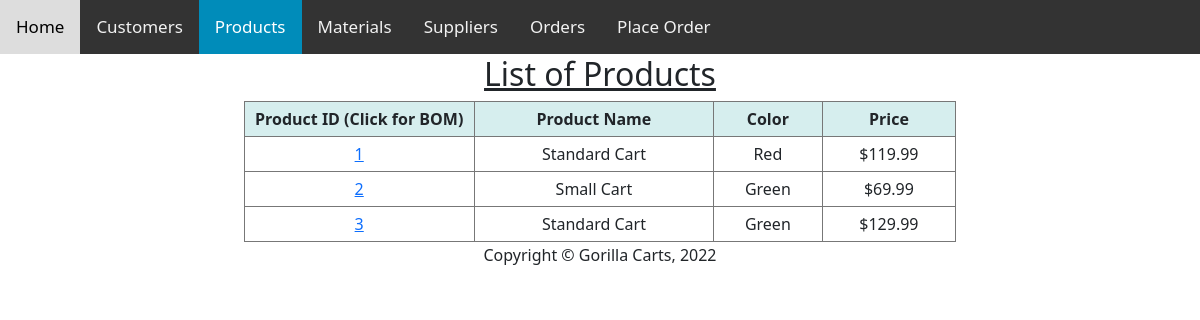
Page /products on the committed database.
### tables this page shows
CREATE TABLE Products (ProductID integer PRIMARY KEY AUTOINCREMENT, ProductName text, Color text, Price double);

### app.py (the view)
@app.route("/products", methods=["GET","POST"]) # Decorator
def productslist():
    if request.method == "GET":
        bList=Cart.getAllProducts()
        return render_template('products.html',message=bList)
    elif request.method == "POST":
        title = getIntegerFormVariable("title")
        bList=Cart.getAllCarts()
        delEstimates_DB(title)
        bDict=Cart.getAllCarts()
        return render_template('CartList.html',message=bDict )

### objects.py (called while the page is built)
    @classmethod
    def getAllProducts(cls):
        con = sqlite3.connect('Carts.db')
        con.execute("CREATE TABLE IF NOT EXISTS Products (ProductID integer PRIMARY KEY AUTOINCREMENT, ProductName text, Color text, Price double)")
        cursorObj = con.cursor()
        cursorObj.execute('SELECT * FROM Products')
        allRows = cursorObj.fetchall()
        ProductList = []
        for individualRow in allRows:
            b = {"ProductID": individualRow[0], "ProductName" : individualRow[1], "Color" : individualRow[2], "Price": individualRow[3] }
            ProductList.append(b)
        return ProductList

### templates/products.html (shortened to what this page needs)
{% extends "layout.html" %}
{% block head %}
    <div class="topnav">
      <a href="/index">Home</a>
      <a href="/customers">Customers</a>
      <a class="active" href="/products">Products</a>
      <a href="/materials">Materials</a>
      <a href="/suppliers">Suppliers</a>
      <a href="/orders">Orders</a>
      <a href="/placeorder">Place Order</a>
    </div>
{% endblock %}
{% block body %}
<form>
     <H2><u>List of Products</u></H2>
     <TABLE style="border-collapse: collapse;">
         <TR style="background-color: #D6EEEE;">
            <TH style="padding: 5px; border: solid 1px #777; width:230px;">Product ID (Click for BOM)</TD>
            <TH style="padding: 5px; border: solid 1px #777;">Product Name</TD>
            <TH style="padding: 5px; border: solid 1px #777;">Color</TD>
            <TH style="padding: 5px; border: solid 1px #777;">Price</TD>
        </TH>
         {% for b in message %}
             <TR>
                  <TD style="padding: 5px; border: solid 1px #777;"><a href="/bomdetails/{{b.ProductID}}">{{b.ProductID}}</a></TD>
                  <TD style="padding: 5px; border: solid 1px #777;">{{b.ProductName}}</TD>
                  <TD style="padding: 5px; border: solid 1px #777;">{{b.Color}}</TD>
                  <TD style="padding: 5px; border: solid 1px #777;">${{"{:.2f}".format(b.Price)}}</TD>
             </TR>
         {% endfor %}
     </TABLE>
{% endblock %}

### static/css/style.css (style rules this page uses)
body { margin: 0; font-family: Arial, Helvetica, sans-serif; }
.topnav { overflow: hidden; background-color: #333; }
.topnav a { float: left; color: #f2f2f2; text-align: center; padding: 14px 16px; text-decoration: none; font-size: 17px; }
.topnav a.active { background-color: #008CBA; color: white; }
table { width: 80%; margin-left: auto; margin-right: auto; }
th { height: 30px; }
h2 { text-align:center; }
th, td { text-align:center; }

### rows in the picture
Products: ProductID "1", ProductName "Standard Cart", Color "Red", Price "119.99"
Products: ProductID "2", ProductName "Small Cart", Color "Green", Price "69.99"
Products: ProductID "3", ProductName "Standard Cart", Color "Green", Price "129.99"
